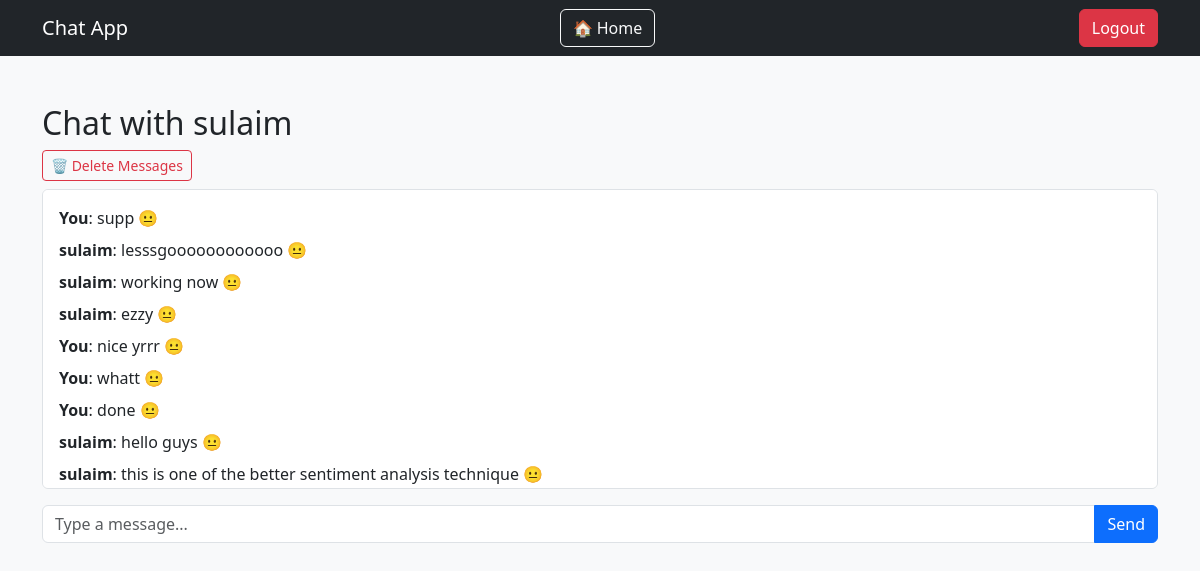
The app's page /chat/1 (signed in) with its own data.
### flask_chat_app/app.py (models this page shows)
class User(UserMixin, db.Model):
    id = db.Column(db.Integer, primary_key=True)
    username = db.Column(db.String(150), unique=True, nullable=False)
    email = db.Column(db.String(150), unique=True, nullable=False)
    password = db.Column(db.String(150), nullable=False)

class Message(db.Model):
    id = db.Column(db.Integer, primary_key=True)
    sender_id = db.Column(db.Integer, db.ForeignKey('user.id'), nullable=False)
    receiver_id = db.Column(db.Integer, db.ForeignKey('user.id'), nullable=False)
    content = db.Column(db.Text, nullable=False)
    timestamp = db.Column(db.DateTime, default=datetime.utcnow)

### flask_chat_app/app.py (the view)
@app.route('/chat/<int:friend_id>')
@login_required
def chat(friend_id):
    friend = User.query.get(friend_id)
    friendship = Friendship.query.filter(
        ((Friendship.user_id == current_user.id) & (Friendship.friend_id == friend_id)) |
        ((Friendship.user_id == friend_id) & (Friendship.friend_id == current_user.id))
    ).filter_by(status="accepted").first()
    if not friendship:
        flash("You can only chat with friends.", "danger")
        return redirect(url_for('dashboard'))
    deleted_ids = [dm.message_id for dm in DeletedMessage.query.filter_by(user_id=current_user.id).all()]
    messages = Message.query.filter(
        (((Message.sender_id == current_user.id) & (Message.receiver_id == friend_id)) |
        ((Message.sender_id == friend_id) & (Message.receiver_id == current_user.id))) &
        (~Message.id.in_(deleted_ids))
        ).order_by(Message.timestamp).all()
    chat_room = f"chat_{min(current_user.id, friend_id)}_{max(current_user.id, friend_id)}"
    return render_template('chat.html', friend=friend, messages=messages, chat_room=chat_room)

### flask_chat_app/app.py (called while the page is built)
@login_manager.user_loader
def load_user(user_id):
    with SessionLocal() as session:
        return session.get(User, int(user_id))

### flask_chat_app/templates/chat.html (shortened to what this page needs)
<!DOCTYPE html>
<html lang="en">
<head>
    <link href="https://cdn.jsdelivr.net/npm/bootstrap@5.3.0/dist/css/bootstrap.min.css" rel="stylesheet">
</head>
<body class="bg-light">
<nav class="navbar navbar-expand-lg navbar-dark bg-dark">
    <div class="container">
        <a class="navbar-brand" href="{{ url_for('dashboard') }}">Chat App</a>
        <a href="{{ url_for('dashboard') }}" class="btn btn-outline-light me-2">🏠 Home</a>
        <a href="{{ url_for('logout') }}" class="btn btn-danger">Logout</a>
    </div>
</nav>
<div class="container mt-5">
    <h2>Chat with {{ friend.username }}</h2>
    <div class="d-flex justify-content-between mb-2">
        <button class="btn btn-sm btn-outline-danger" id="toggleDelete">🗑 Delete Messages</button>
    </div>
    <div class="border rounded p-3 bg-white" id="chat-box" style="height: 300px; overflow-y: auto;">
        {% for message in messages %}
            <div class="mb-2 d-flex justify-content-between align-items-center {% if message.sender_id == current_user.id %}text-end{% else %}text-start{% endif %}">
                <div>
                    <span>
                        <strong>{{ 'You' if message.sender_id == current_user.id else friend.username }}</strong>:
                        {{ message.content }}
                        {% set sentiment = message.sentiment if message.sentiment else 'neutral' %}
                        {% if sentiment == 'happy' %} 😊
                        {% elif sentiment == 'angry' %} 😠
                        {% elif sentiment == 'sad' %} 😢
                        {% elif sentiment == 'neutral' %} 😐
                        {% else %} 🤖
                        {% endif %}
                    </span>
                </div>
            </div>
        {% endfor %}
    </div>
    <form id="chat-form" class="mt-3">
        <div class="input-group">
            <input type="text" id="message" class="form-control" placeholder="Type a message..." required>
            <button type="submit" class="btn btn-primary">Send</button>
        </div>
    </form>
</div>
</body>
</html>

### records on screen
User: username "sulaim"
Message: sender_id "You", content "supp"
Message: content "lesssgoooooooooooo"
Message: content "working now"
Message: content "ezzy"
Message: sender_id "You", content "nice yrrr"
Message: sender_id "You", content "whatt"
Message: sender_id "You", content "done"
Message: content "hello guys"
Message: content "this is one of the better sentiment analysis technique"
